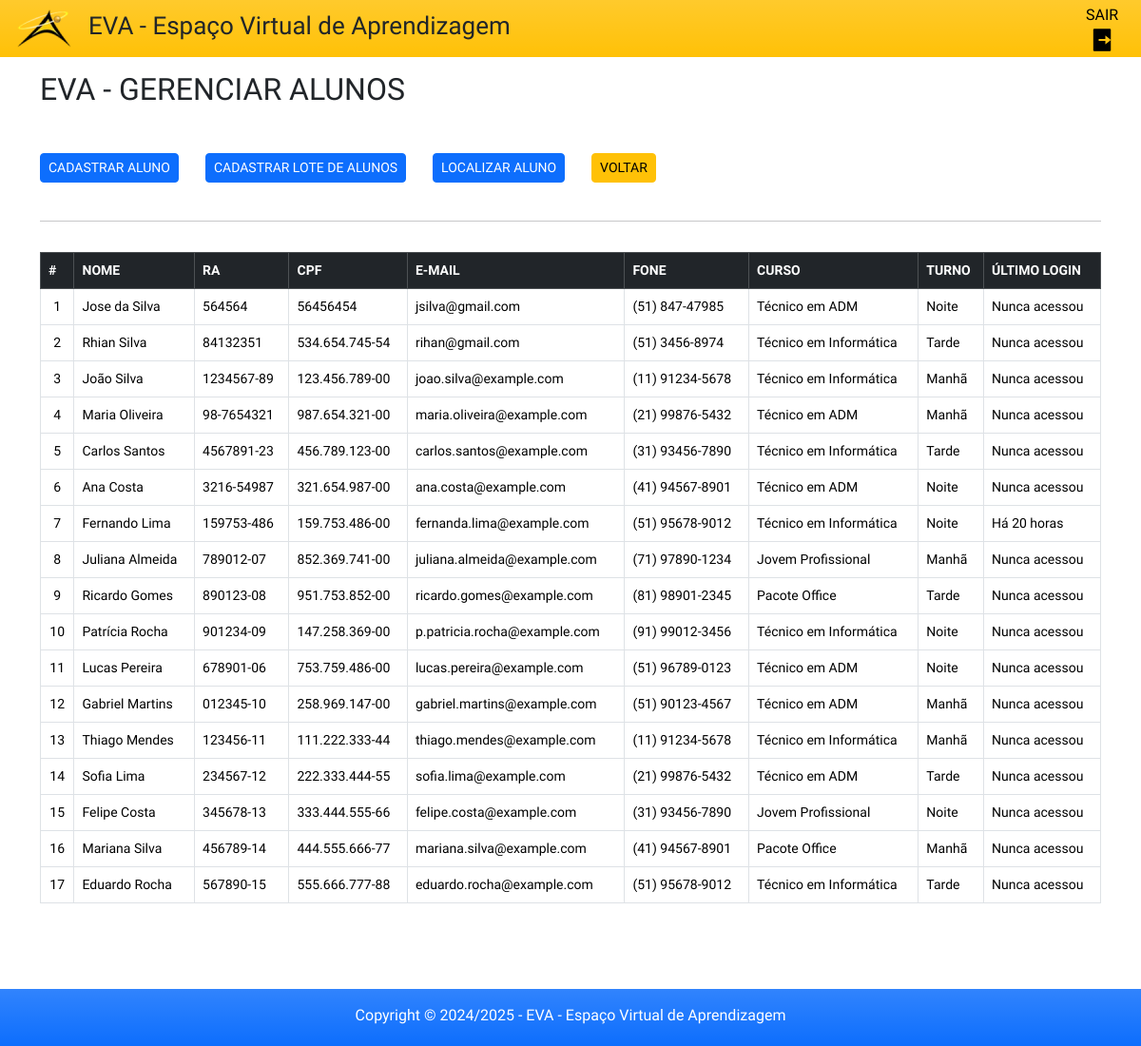
The page /app/view/adminAlunos.php (signed in) on the database its author committed.
### tables this page shows
CREATE TABLE `alunos` (
  `id_aluno` int(11) NOT NULL,
  `nome` varchar(90) NOT NULL,
  `avatar` varchar(90) DEFAULT 'avatar.png',
  `ra` varchar(15) NOT NULL,
  `cpf` varchar(15) NOT NULL,
  `email` varchar(90) NOT NULL,
  `fone` varchar(15) NOT NULL,
  `curso` varchar(90) NOT NULL,
  `turno` varchar(10) NOT NULL,
  `data_criado` timestamp NOT NULL DEFAULT CURRENT_TIMESTAMP,
  `data_editado` timestamp NOT NULL DEFAULT CURRENT_TIMESTAMP ON UPDATE CURRENT_TIMESTAMP
);

CREATE TABLE `usuarios` (
  `id_usuario` int(11) NOT NULL,
  `username` varchar(30) NOT NULL,
  `senha` varchar(128) DEFAULT 'e3b0c44298fc1c149afbf4c8996fb92427ae41e4649b934ca495991b7852b855',
  `nivel` tinyint(1) DEFAULT '1',
  `email` varchar(90) NOT NULL,
  `ultimo_login` timestamp NULL DEFAULT NULL,
  `data_criado` timestamp NOT NULL DEFAULT CURRENT_TIMESTAMP,
  `data_editado` timestamp NOT NULL DEFAULT CURRENT_TIMESTAMP ON UPDATE CURRENT_TIMESTAMP
);

### app/config/connect.php (called while the page is built, shortened)
<?php
abstract class Connect {
    private $servidor = 'localhost';
    private $user = 'root';
    private $pass = '';
    private $banco = 'eva';
    private function connect() {
        $this->conn = new PDO("mysql:host=$this->servidor;dbname=$this->banco", $this->user, $this->pass);
    }
}
?>

### app/model/aluno.php (called while the page is built, shortened)
<?php
require_once '../config/connect.php';
class Aluno extends Connect{
    private $tabela = 'alunos';
    public function consultarAlunos(){
        $sql = "SELECT a.id_aluno, a.nome, a.avatar, a.ra, a.cpf, a.email, a.fone, a.curso, a.turno, u.ultimo_login
                FROM $this->tabela AS a
                LEFT JOIN usuarios AS u ON a.ra = u.username";
        $stmt = $this->conn->prepare($sql);
        $stmt->execute();
        $result = $stmt->fetchAll(PDO::FETCH_ASSOC);
        return $result;
    }
}

### app/view/adminAlunos.php (the view, shortened to what this page needs)
<?php
        if(isset($_SESSION['logado']) && $_SESSION['logado'] == true && $_SESSION['nivel'] >= 3 ){
?>
<!DOCTYPE html>
<html lang="pt-br">
<head>
    <link rel="stylesheet" href="css/style.css">
</head>
<body>
<div class="container-full">
      <?php require_once 'headerAdmin.php'; ?>
        <section class="container main bg-white">
            <h2 class="mb-5"> EVA - GERENCIAR ALUNOS</h2>
            <button type="button" class="btn btn-sm btn-primary" data-bs-toggle="modal" data-bs-target="#cadAluno">
                CADASTRAR ALUNO
            </button>
            <button type="button" class="btn btn-sm btn-primary ms-4" data-bs-toggle="modal" data-bs-target="#cadLote">
                CADASTRAR LOTE DE ALUNOS
            </button>
            <button type="button" class="btn btn-sm btn-primary ms-4" data-bs-toggle="modal" data-bs-target="#localiza">
                LOCALIZAR ALUNO
            </button>
            <a href="indexAdmin.php" class="btn btn-sm btn-warning ms-4">VOLTAR</a>
            <br>&nbsp;
            <hr class="pt-2 pb-2">
            <table class="table table-bordered table stripped">
                <thead class="table-dark">
                    <tr>
                        <th>
                            #
                        </th>
                        <th>
                            NOME
                        </th>
                        <th>
                            RA
                        </th>
                        <th>
                            CPF
                        </th>
                        <th>
                            E-MAIL
                        </th>
                        <th>
                            FONE
                        </th>
                        <th>
                            CURSO
                        </th>
                        <th>
                            TURNO
                        </th>
                        <th>
                            ÚLTIMO LOGIN
                        </th>
                    </tr>
                </thead>
                <tbody>
                <?php
                      $aluno = new Aluno();
                      $consulta = $aluno->consultarAlunos();
                        $i = 1;
                      foreach($consulta as $linha){
                          $nome = $linha['nome'];
                          $ra = $linha['ra'];
                          $cpf = $linha['cpf'];
                          $fone = $linha['fone'];
                          $email = $linha['email'];
                          $turno = $linha['turno'];
                          $curso = $linha['curso'];
                          $ultimo_login = $linha['ultimo_login'];
                          $timestampAtual = time();
                          echo"
                          <tr>
                              <td class='text-center'>". $i++ ."</td>
                              <td>$nome</td>
                              <td>$ra</td>
                              <td>$cpf</td>
                              <td>$email</td>
                              <td>$fone</td>
                              <td>$curso</td>
                              <td>$turno</td>";
                              $dataHoraUltimoLogin = $ultimo_login;
                              if (empty($dataHoraUltimoLogin)) {
                                  echo "<td>Nunca acessou</td>";
                              } else {
                                  $timestampLogin = strtotime($dataHoraUltimoLogin); ;
                                  $diferenca = $timestampAtual - $timestampLogin; ;
                                  if ($diferenca < 60) {
                                      echo "<td>Agora</td>";
                                  } elseif ($diferenca < 3600) {
                                      $minutos = floor($diferenca / 60);
                                      echo "<td>Há $minutos minutos</td>";
                                  } elseif ($diferenca < 86400) {
                                      $horas = floor($diferenca / 3600);
                                      echo "<td>Há $horas horas<br></td>";
                                  } else {
                                      $dias = floor($diferenca / 86400);
                                      echo "<td>Há $dias dias</td>";
                                  }
                              }
                  echo "</tr>";
                      }
                ?>
                </tbody>
            </table>
        </section>
        <?php require_once 'footer.php'; ?>
    </div>
</body>
</html>
<?php
    }else{
        header('Location: ../index.php');
    }
?>

### app/view/css/style.css (style rules this page uses)
body, * { font-family: 'Saira', sans-serif; font-optical-sizing: auto; font-style: normal; }
table { font-size: 14px; margin-bottom: 150px !important; }
.container, .border { background-color: #fbfbfb; }
.main { padding-top: 15px; }

### rows shown on the page
alunos: nome "Jose da Silva", ra "564564", cpf "56456454", email "jsilva@gmail.com", fone "(51) 847-47985", curso "Técnico em ADM", turno "Noite", shows "Nunca acessou"
alunos: nome "Rhian Silva", ra "84132351", cpf "534.654.745-54", email "rihan@gmail.com", fone "(51) 3456-8974", curso "Técnico em Informática", turno "Tarde", shows "Nunca acessou"
alunos: nome "João Silva", ra "1234567-89", cpf "123.456.789-00", email "joao.silva@example.com", fone "(11) 91234-5678", curso "Técnico em Informática", turno "Manhã", shows "Nunca acessou"
alunos: nome "Maria Oliveira", ra "98-7654321", cpf "987.654.321-00", email "maria.oliveira@example.com", fone "(21) 99876-5432", curso "Técnico em ADM", turno "Manhã", shows "Nunca acessou"
alunos: nome "Carlos Santos", ra "4567891-23", cpf "456.789.123-00", email "carlos.santos@example.com", fone "(31) 93456-7890", curso "Técnico em Informática", turno "Tarde", shows "Nunca acessou"
alunos: nome "Ana Costa", ra "3216-54987", cpf "321.654.987-00", email "ana.costa@example.com", fone "(41) 94567-8901", curso "Técnico em ADM", turno "Noite", shows "Nunca acessou"
alunos: nome "Fernando Lima", ra "159753-486", cpf "159.753.486-00", email "fernanda.lima@example.com", fone "(51) 95678-9012", curso "Técnico em Informática", turno "Noite"
alunos: nome "Juliana Almeida", ra "789012-07", cpf "852.369.741-00", email "juliana.almeida@example.com", fone "(71) 97890-1234", curso "Jovem Profissional", turno "Manhã", shows "Nunca acessou"
alunos: nome "Ricardo Gomes", ra "890123-08", cpf "951.753.852-00", email "ricardo.gomes@example.com", fone "(81) 98901-2345", curso "Pacote Office", turno "Tarde", shows "Nunca acessou"
alunos: nome "Patrícia Rocha", ra "901234-09", cpf "147.258.369-00", email "p.patricia.rocha@example.com", fone "(91) 99012-3456", curso "Técnico em Informática", turno "Noite", shows "Nunca acessou"
alunos: nome "Lucas Pereira", ra "678901-06", cpf "753.759.486-00", email "lucas.pereira@example.com", fone "(51) 96789-0123", curso "Técnico em ADM", turno "Noite", shows "Nunca acessou"
alunos: nome "Gabriel Martins", ra "012345-10", cpf "258.969.147-00", email "gabriel.martins@example.com", fone "(51) 90123-4567", curso "Técnico em ADM", turno "Manhã", shows "Nunca acessou"
alunos: nome "Thiago Mendes", ra "123456-11", cpf "111.222.333-44", email "thiago.mendes@example.com", fone "(11) 91234-5678", curso "Técnico em Informática", turno "Manhã", shows "Nunca acessou"
alunos: nome "Sofia Lima", ra "234567-12", cpf "222.333.444-55", email "sofia.lima@example.com", fone "(21) 99876-5432", curso "Técnico em ADM", turno "Tarde", shows "Nunca acessou"
alunos: nome "Felipe Costa", ra "345678-13", cpf "333.444.555-66", email "felipe.costa@example.com", fone "(31) 93456-7890", curso "Jovem Profissional", turno "Noite", shows "Nunca acessou"
alunos: nome "Mariana Silva", ra "456789-14", cpf "444.555.666-77", email "mariana.silva@example.com", fone "(41) 94567-8901", curso "Pacote Office", turno "Manhã", shows "Nunca acessou"
alunos: nome "Eduardo Rocha", ra "567890-15", cpf "555.666.777-88", email "eduardo.rocha@example.com", fone "(51) 95678-9012", curso "Técnico em Informática", turno "Tarde", shows "Nunca acessou"
